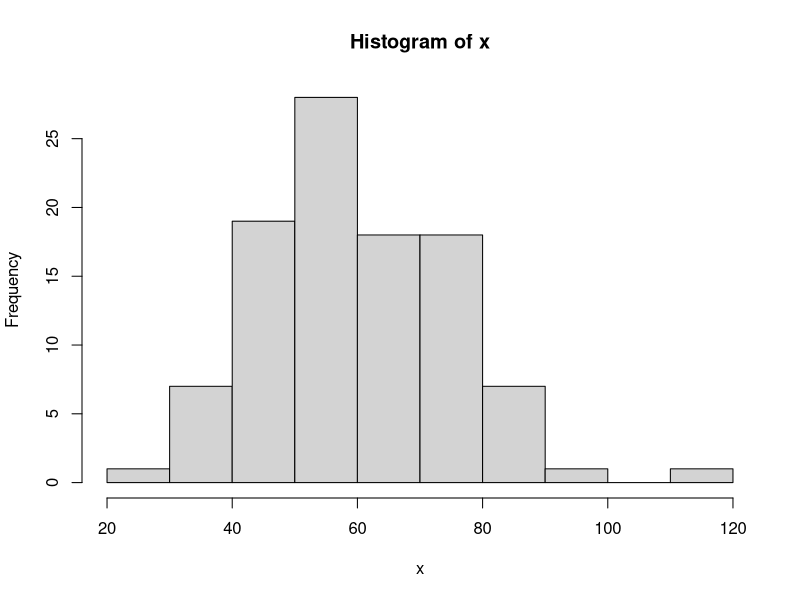
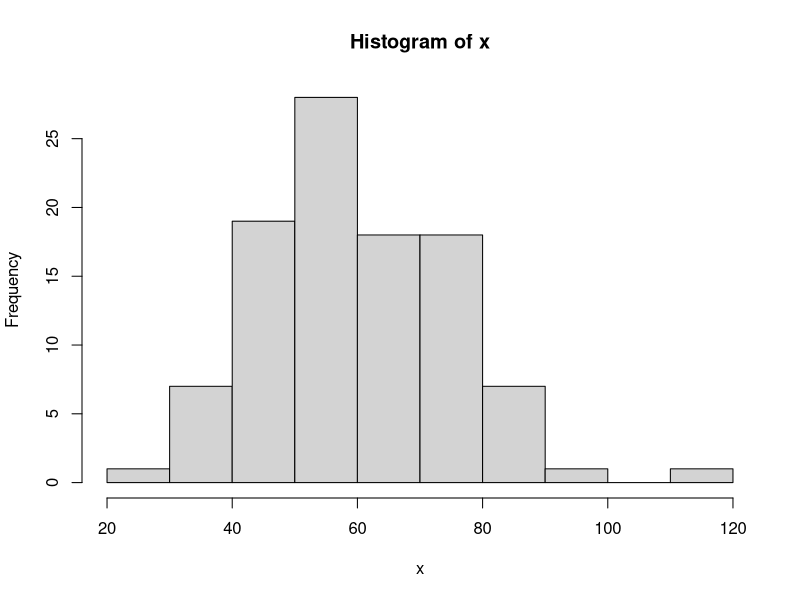

Here is the R script that generated these plots, in order: (Note: this script raises an error after producing the figures.)
#iimbg

#vectors ----
(x = rnorm(100, mean=60,sd=15))
x[ seq(1,100,2)]
hist(x)
hist(x, breaks=10)
hist(x, breaks=c(10,40,80,100))
plot(x)
plot(density(x))

#matrices
(data = round(rnorm(24, mean=40,sd=3)))
trunc(34.6)
floor(c(15.4, 15.7, -15.4))
trunc(c(15.4, 15.7, -15.4))
ceiling(c(15.4, 15.7, -15.4))
round(c(15.4, 15.7, -15.4))
data
(m1 = matrix(data, nrow=4))
(m2 = matrix(data, nrow=4, byrow=T))
m1
m2
colSums(m1)
rowSums(m1)
colMeans(m1)
rowMeans(m1)
m1[,c(1,4)]
m1[c(3,2),c(1,4)]

#DF
mtcars
str(mtcars)
summary(mtcars)
df = mtcars
names(df)
?mtcars
df$cyl = factor(df$cyl)
str(df)
df[,c('cyl','vs','am','gear','carb')] = lapply(df[,c('cyl','vs','am','gear','carb')], factor)
str(df)
summary(df)
table(df$cyl)
barplot(table(df$cyl), col=1:3)
pie(table(df$cyl), col=1:3)

table(df$gear, df$am, dnn=c('gear','am'))
table(df$gear, df$am, df$cyl, dnn=c('gear','am', 'cyl'))
?aggregate()
aggregate(cbind(mpg , wt) ~ cyl, data = df, mean)
aggregate(cbind(mpg , wt) ~ cyl + gear, data = df, mean)
#mean mpg & wt for each gear and cyl type

#factors
#without order
set.seed(1234)
(gender = sample(c('M','F'), size=100000, replace=T, prob=c(.7,.3)))
table(gender)
prop.table(table(gender))
barplot(table(gender))
pie(table(gender))

#grades
set.seed(1234)
(grades = sample(c('E','G','S','P'), size=100000, replace=T, prob=c(.4,.3,.2,.1)))
table(grades)
prop.table(table(grades))
pie(table(grades))
barplot(table(grades))
grades2 = factor(grades, ordered=T, levels =c('E','G','S','P'))
str(grades2)
barplot(table(grades2))


#dplyr----
library(dplyr)
df= mtcars
df[,c('cyl','vs','am','gear','carb')] = lapply(df[,c('cyl','vs','am','gear','carb')], factor)
str(df)
#find mean mpg & wt wrt to each gear & cyl type
df %>% group_by(cyl, gear) %>% summarise(meanWt = mean(wt, na.rm=T), meanMPG = mean(mpg, na.rm=T), maxHP = max(hp), min(wt), max(wt), n())
df %>% filter(mpg > 25)
df %>% filter(mpg > 25 & gear %in% c(4))

df
#ggplots
ggplot(df, aes(x=wt, y=mpg)) + geom_point()
ggplot(df, aes(x=wt, y=mpg)) + geom_point(aes(color=am))
ggplot(df, aes(x=wt, y=mpg)) + geom_point(aes(color=am, size=hp))
ggplot(df, aes(x=wt, y=mpg)) + geom_point(aes(color=am, size=hp, shape=carb))

df %>% group_by(cyl, gear)  %>% summarise(CNT = n())
ggplot(df %>% group_by(cyl, gear)  %>% summarise(CNT = n()), aes(x=cyl, y=CNT, fill=gear)) + geom_bar(stat='identity')
ggplot(df %>% group_by(cyl, gear)  %>% summarise(CNT = n()), aes(x=cyl, y=CNT, fill=gear)) + geom_bar(stat='identity', position= position_dodge2(.7)) + geom_text(aes(label=CNT), position=position_dodge2(.7))

ggplot(df %>% group_by(cyl, gear, carb, am)  %>% summarise(CNT = n()), aes(x=cyl, y=CNT, fill=gear)) + geom_bar(stat='identity', position= position_dodge2(.7)) + geom_text(aes(label=CNT), position=position_dodge2(.7)) + facet_grid(carb ~ am, scale='free')


ggplot(df, aes(x='', y=mpg)) + geom_boxplot()
ggplot(df, aes(x=gear, y=mpg, fill=gear)) + geom_boxplot()
ggplot(df, aes(x=gear, y=mpg, fill=gear)) + geom_boxplot() + facet_grid(am ~ cyl)

#simple linear regression

women
head(women)
plot(women)
cor(women)
cov(women$height, women$weight)
cor(women$height, women$weight)

model = lm(weight ~ height, data = women)
model
summary(model)
range(women$height)
residuals(model)
plot(model)

predict(model, new=data.frame(height=77))
-87 + 3.45 * 77

#mtcars
head(mtcars)
model2 = lm(mpg ~ wt + hp + qsec, data = mtcars)
summary(model2)
model3 = lm(mpg ~ wt , data = mtcars)



#load the data
#missing Values
#correlation between IV
#form Linear Model
#Check for Model Summary - F Stats, R2, Coeff P value
#check for assumptions
#predict & find accuracy
summary(model3)


#missing values

x = c(3,5,4,5)
x
mean(x)
x1 = c(4,5, ,6)
x2 = c(5,5,NA,20)
x2
mean(x2)
mean(x2, na.rm=T)
is.na(x2)
sum(is.na(x2))

x2[is.na(x2)] = mean(x2, na.rm=T)
x2
library(VIM)
data(sleep)
str(sleep)
summary(sleep)
names(sleep)
is.na(sleep$Dream)
sum(is.na(sleep$Dream))
colSums(is.na(sleep))
rowSums(is.na(sleep))
complete.cases(sleep)
sleep[complete.cases(sleep),]

x3
